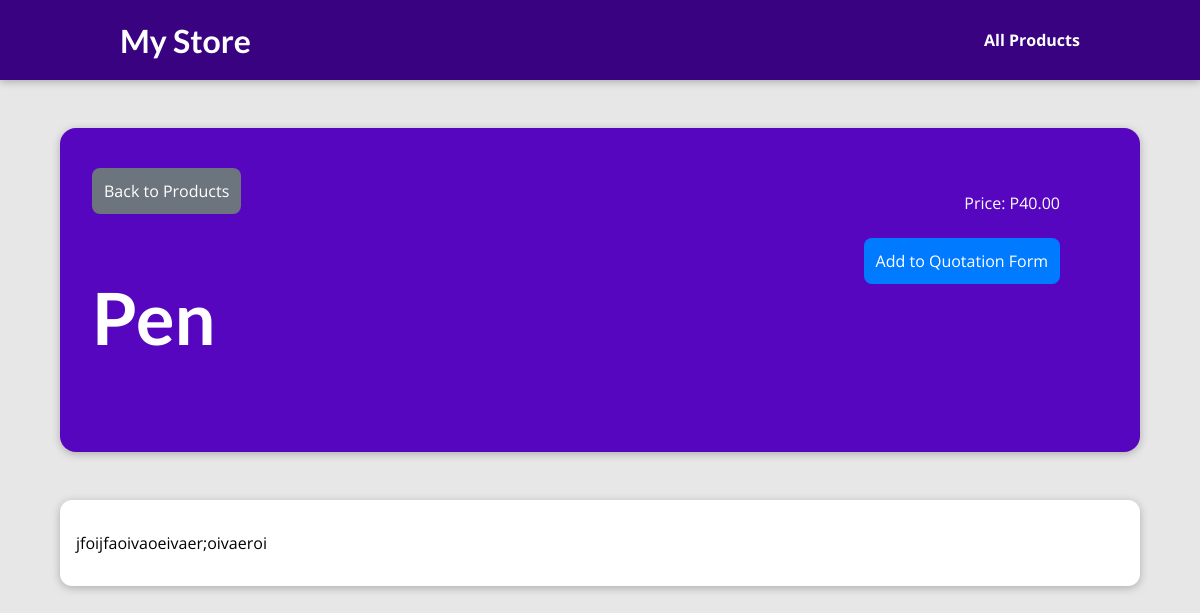
/products/pen, run on an earlier commit of the app's database.
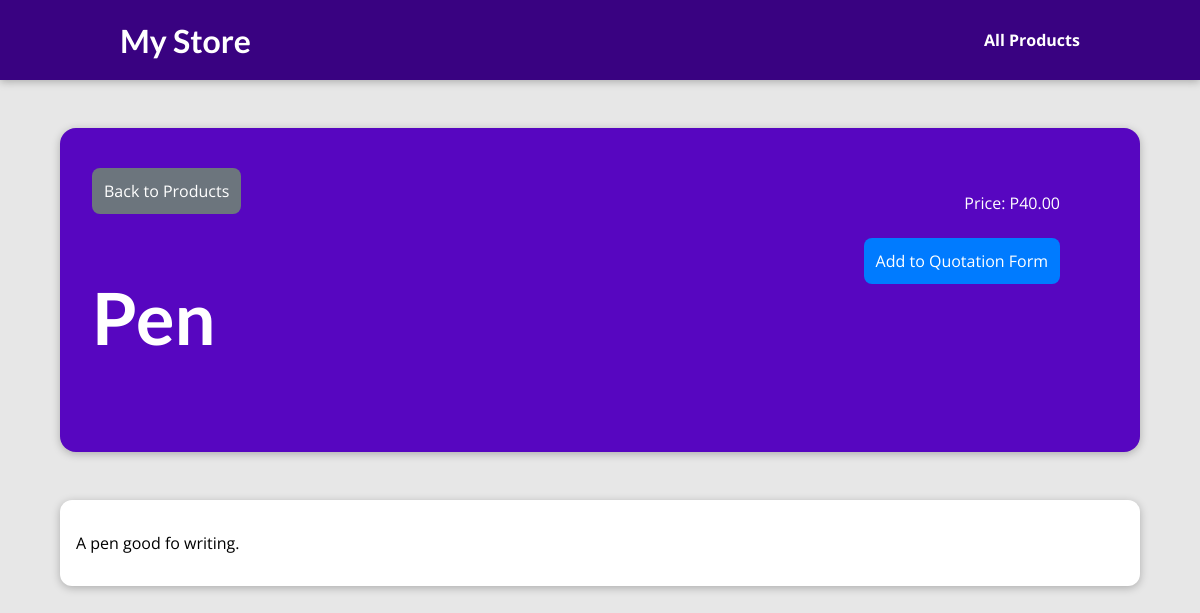
And on a later commit of the database.
### store/models.py (models this page shows, shortened)
class Product(models.Model):
    title = models.CharField(max_length=100)
    slug = models.SlugField(unique=True, db_index=True)
    image_name = models.CharField(max_length=255, blank=True, null=True)
    date = models.DateField(auto_now=True)
    description = models.TextField(validators=[MinLengthValidator(10)])
    categories = models.ManyToManyField(Category)
    inventory_count = models.PositiveIntegerField(
        default=0, validators=[MinValueValidator(0)]
    )
    price = models.DecimalField(max_digits=10, decimal_places=2, default=0.00)
    @property
    def availability(self):
        return self.inventory_count > 0

### store/views.py (the view)
# urls.py: path("products/<slug:slug>", views.product_detail,
def product_detail(request, slug):
    identified_product = get_object_or_404(Product, slug=slug)
    return render(request, "store/product_detail.html", {
        "product": identified_product
    })

### store/templates/store/product_detail.html (shortened to what this page needs)
{% extends "base.html" %}
{% load static %}
{% block css_files %}
    <link rel="stylesheet" href="{% static 'store/product_detail.css' %}" />
{% endblock %}
{% block content %}
<section id="summary">
    <a href="{% url 'products-page' %}" class="btn btn-secondary">Back to Products</a>
    <h2>{{ product.title }}</h2>
    <article>
        <p>Price: P{{ product.price }}</p>
        {% if product.availability %}
            <a href="{% url 'add-to-quotation' product.slug %}" class="btn btn-primary">
                Add to Quotation Form
            </a>
        {% else %}
            <p>Out of Stock</p>
        {% endif %}
    </article>
</section>
<main>
    <p>{{ product.description }}</p>
</main>
{% endblock %}

### templates/base.html (shortened to what this page needs)
{% load static %}
<!DOCTYPE html>
<html lang="en">
<head>
  <link rel="stylesheet" href="{% static "app.css" %}">
  {% block css_files %}{% endblock %}
</head>
<body>
  <header id="main-navigation">
    <h1><a href="{% url "starting-page" %}">My Store</a></h1>
    <nav>
      <a href="{% url "products-page" %}">All Products</a>
    </nav>
  </header>
  {% block content %}
  {% endblock %}
</body>
</html>

### static/app.css (style rules this page uses)
* { box-sizing: border-box; }
html { font-family: 'Open Sans', 'Lato', sans-serif; }
body { margin: 0; }
h1, h2, h3 { font-family: 'Lato', sans-serif; font-weight: bold; }
#main-navigation { width: 100%; height: 5rem; display: flex; justify-content: space-between; align-items: center; padding: 0 10%; position: absolute; top: 0; left: 0; }
#main-navigation a { text-decoration: none; color: white; font-weight: bold; }

### store/static/store/product_detail.css (style rules this page uses)
body { background-color: #e7e7e7; }
#main-navigation { background-color: #390281; box-shadow: 0 2px 8px rgba(0, 0, 0, 0.25); }
#summary { margin: 8rem auto 3rem auto; padding: 2rem; width: 90%; max-width: 90rem; border-radius: 16px; background-color: #5706c0; position: relative; box-shadow: 0 2px 8px rgba(0, 0, 0, 0.25); height: auto; }
#summary h2 { color: white; font-size: 4.5rem; }
#summary article { position: absolute; top: 2rem; right: 3rem; padding: 1rem 2rem; border-radius: 12px; text-align: right; color: white; }
main { width: 90%; max-width: 90rem; margin: 3rem auto; background-color: white; padding: 1rem; border-radius: 12px; box-shadow: 0 2px 8px rgba(0, 0, 0, 0.25); }
.btn { display: inline-block; padding: .75rem; margin-top: .5rem; color: white; text-decoration: none; border-radius: .5rem; border-width: thin; }
.btn-primary { background-color: #007bff; }
.btn-secondary { background-color: #6c757d; }

What changed in the data, as far as the page shows it:
changed Product "Pen": description "jfoijfaoivaoeivaer;oivaeroi" → "A pen good fo writing."
